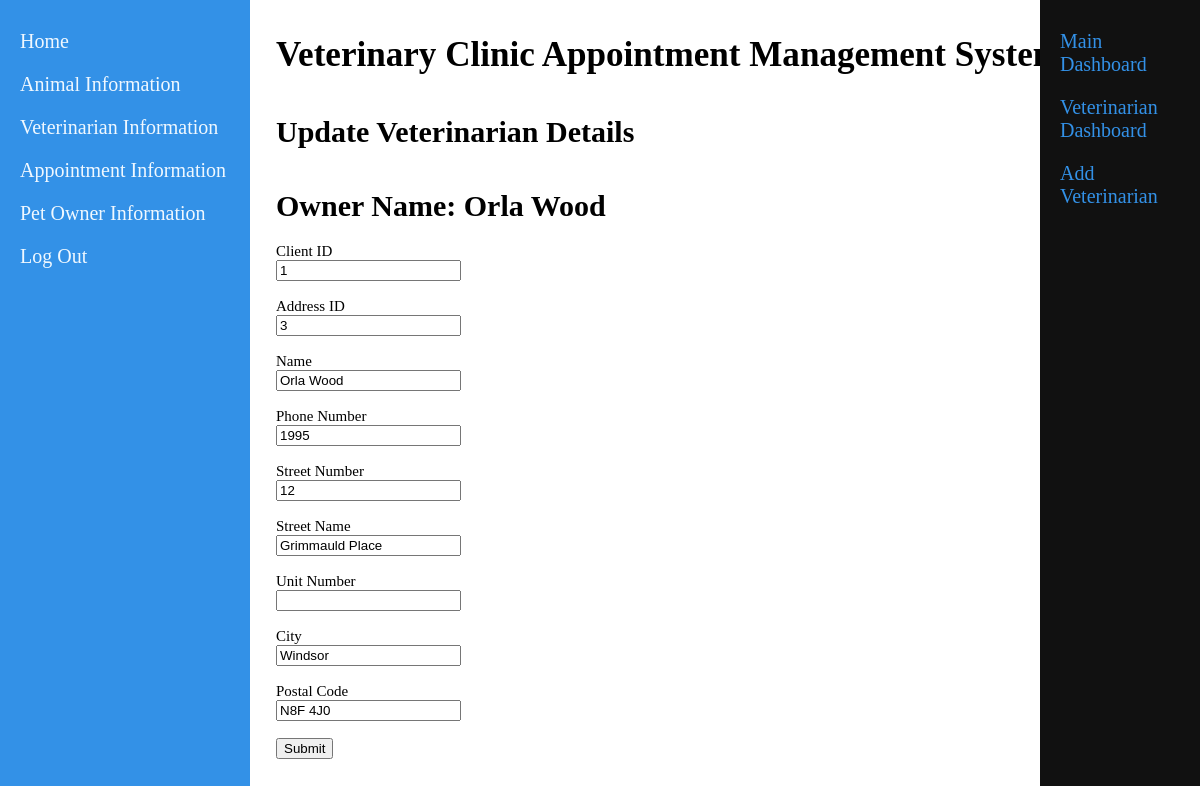
The page /updateVeterinarian.php?VetID=1 on the database its author committed.
### tables this page shows
CREATE TABLE `veterinarian` (
  `VetID` int(11) NOT NULL,
  `FullName` varchar(50) NOT NULL,
  `AddressID` int(11) NOT NULL,
  `YearofHire` year(4) NOT NULL,
  `LastChanged` timestamp NOT NULL DEFAULT current_timestamp() ON UPDATE current_timestamp(),
  `CreatedOn` timestamp NOT NULL DEFAULT current_timestamp()
);

CREATE TABLE `address` (
  `AddressID` int(11) NOT NULL,
  `UnitNumber` varchar(15) DEFAULT NULL,
  `StreetNumber` varchar(15) NOT NULL,
  `StreetName` varchar(50) NOT NULL,
  `CityName` varchar(50) NOT NULL,
  `PostalCode` varchar(50) NOT NULL,
  `LastChanged` timestamp NOT NULL DEFAULT current_timestamp() ON UPDATE current_timestamp(),
  `CreatedOn` timestamp NOT NULL DEFAULT current_timestamp()
);

### updateVeterinarian.php (the view, shortened to what this page needs)
<!DOCTYPE html>
    <html>
       <head>
            <link href="CSS/portal.css" rel="stylesheet" type="text/css">
        </head>
        <body>
            <div class="sidenav">
                <a href= "./">Home</a>
                <a href="animal.php">Animal Information</a>
                <a href="veterinarian.php">Veterinarian Information</a>
                <a href="appointment.php">Appointment Information</a>
                <a href="client.php">Pet Owner Information</a>
                <a href="logoutAct.php">Log Out</a>
            </div>
             <div class="sidenav-right">
             	<a href="dashboard.php">Main Dashboard</a>
                <a href="veterinarian.php">Veterinarian Dashboard</a>
                <a href="addVeterinarian.php">Add Veterinarian</a>
            </div>
            <div class="main">
                <h3>Veterinary Clinic Appointment Management System</h3>
                <h4>Update Veterinarian Details</h4>
                <div class = "main-display">
	                <p>
	                	<?php
							$conn = OpenCon();
							$vetID = $_GET["VetID"];
							$sql = "SELECT veterinarian.FullName, veterinarian.YearofHire, address.UnitNumber, address.AddressID, address.StreetNumber, address.StreetName, address.CityName, address.PostalCode
							FROM veterinarian JOIN address ON veterinarian.AddressID = address.AddressID WHERE veterinarian.VetID = '$vetID';";
							$result = $conn->query($sql);
							if ($result->num_rows > 0) {
								$row = $result->fetch_assoc();
								echo "<h1>Owner Name: " . $row['FullName'] . "</h1>";
								echo '<form method="post" action="updateVeterinarianAct.php">';
									echo 'Client ID<br><input type="text" name="vetID" value="' . $vetID . '" readonly> <br><br>';
									echo 'Address ID<br><input type="text" name="AddressID" value="' . $row['AddressID'] . '" readonly> <br><br>';
									echo 'Name<br><input type="text" name="FullName" value="' . $row['FullName'] . '"> <br><br>';
									echo 'Phone Number<br><input type="text" name="YearofHire" value="' . $row['YearofHire'] . '"> <br><br>';
									echo 'Street Number<br><input type="text" name="StreetNumber" value="' . $row['StreetNumber'] . '"> <br><br>';
									echo 'Street Name<br><input type="text" name="StreetName" value="' . $row['StreetName'] . '"> <br><br>';
									echo 'Unit Number<br><input type="text" name="UnitNumber" value="' . $row['UnitNumber'] . '"> <br><br>';
									echo 'City<br><input type="text" name="City" value="' . $row['CityName'] . '"> <br><br>';
									echo 'Postal Code<br><input type="text" name="PostalCode" value="' . $row['PostalCode'] . '"> <br><br>';
								echo '<input type="submit">';
							}
						?>
					</p>
				</div>
            </div>
        </body>
    </html>

### CSS/portal.css (style rules this page uses)
.sidenav { height: 100%; width: 250px; position: fixed; z-index: 1; top: 0; left: 0; background-color: #3391E7; overflow-x: hidden; padding-top: 20px; }
.sidenav a { padding: 10px 12px 10px 20px; text-decoration: none; font-size: 20px; color: #F0F8FF; display: block; }
.sidenav-right { height: 100%; width: 160px; position: fixed; z-index: 1; top: 0; right: 0; background-color: #111 ; overflow-x: hidden; padding-top: 20px; }
.sidenav-right a { padding: 10px 12px 10px 20px; text-decoration: none; font-size: 20px; color: #3391E7; display: block; }
.main { margin-left: 250px; font-size: 30px; padding: 0px 18px; }
.main-display { font-size: 15px; }

### rows shown on the page
veterinarian: FullName "Orla Wood", AddressID "3", YearofHire "1995", StreetNumber "12", StreetName "Grimmauld Place", City "Windsor", PostalCode "N8F 4J0"
